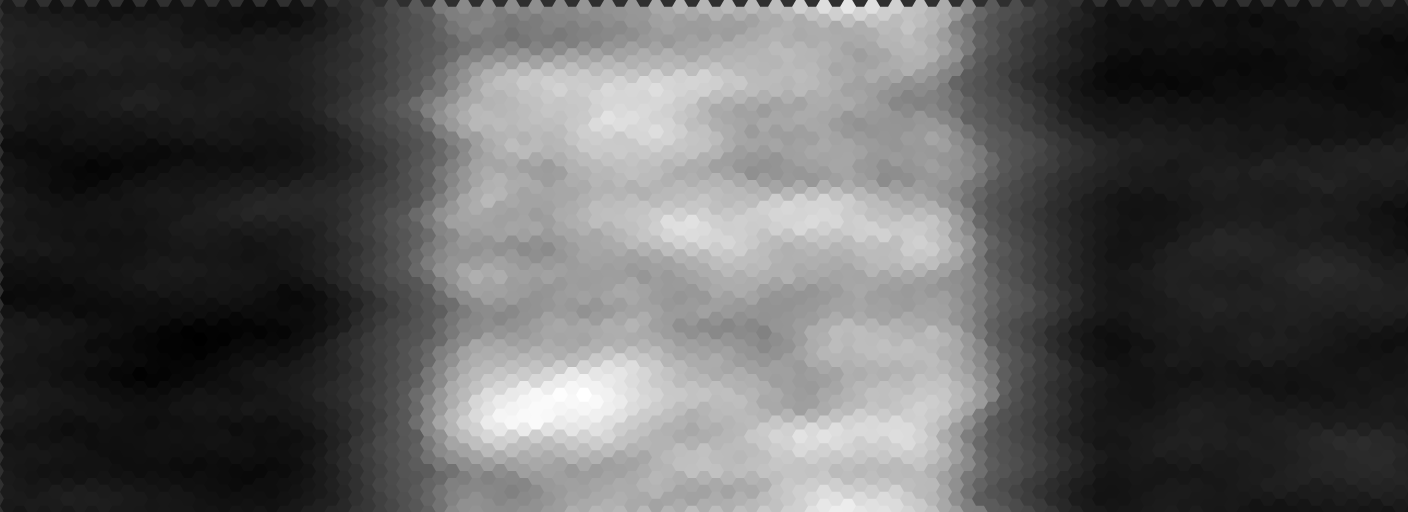
#> input picture Template-Data/map/heightmap.png, 5632 x 2048 px, found by its file name (shown at 1/4 size)
$ python generate_terrain.py
#> lines starting #> are read from the running program, lines starting #| are printed output that depends on the picture
#!/usr/bin/env python3
"""
Generate terrain map for Archon Engine.

Creates:
- terrain.bmp: RGB image where each hexagon province = one terrain type

Reads terrain definitions from terrain.json5 (single source of truth).
RGB colors must match terrain.json5 exactly for the shader to work.
"""

import math
import argparse
import random
import re
import json
from pathlib import Path

try:
    from PIL import Image, ImageDraw
except ImportError:
    print("ERROR: Pillow not installed. Run: pip install Pillow")
    exit(1)


# Terrain colors loaded from terrain.json5
TERRAIN_COLORS = {}  # name -> (r, g, b)


def load_terrain_colors(terrain_json5_path: Path) -> dict:
    """
    Load terrain colors from terrain.json5 (single source of truth).
    Returns dict of terrain_name -> (r, g, b)
    """
    if not terrain_json5_path.exists():
        print(f"ERROR: terrain.json5 not found at {terrain_json5_path}")
        print("Using default colors...")
        return get_default_terrain_colors()

    content = terrain_json5_path.read_text(encoding='utf-8')

    # Strip comments (// style)
    content = re.sub(r'//.*$', '', content, flags=re.MULTILINE)

    # Convert JSON5 unquoted keys to quoted keys for standard JSON parsing
    # Match word characters followed by colon (but not inside strings)
    content = re.sub(r'(\s)(\w+)(\s*:)', r'\1"\2"\3', content)

    # Remove trailing commas before } or ]
    content = re.sub(r',(\s*[}\]])', r'\1', content)

    try:
        data = json.loads(content)
    except json.JSONDecodeError as e:
        print(f"ERROR: Failed to parse terrain.json5: {e}")
        print("Using default colors...")
        return get_default_terrain_colors()

    categories = data.get('categories', {})
    colors = {}

    for name, props in categories.items():
        if 'color' in props and len(props['color']) >= 3:
            colors[name] = tuple(props['color'][:3])

    print(f"Loaded {len(colors)} terrain colors from terrain.json5")
    return colors


def get_default_terrain_colors() -> dict:
    """Fallback default colors if terrain.json5 not found."""
    return {
        "ocean":          (8, 31, 130),
        "inland_ocean":   (55, 90, 220),
        "grasslands":     (86, 124, 27),
        "plains":         (200, 214, 107),
        "hills":          (0, 86, 6),
        "highlands":      (23, 23, 23),
        "mountain":       (65, 42, 17),
        "desert_mountain": (112, 74, 31),
        "snow":           (255, 255, 255),
        "desert":         (206, 169, 99),
        "coastal_desert": (203, 191, 103),
        "savannah":       (180, 160, 80),
        "forest":         (42, 55, 22),
        "jungle":         (0, 100, 0),
        "marsh":          (75, 147, 174),
    }


class PerlinNoise:
    """Simple Perlin noise for terrain variation."""

    def __init__(self, seed: int = 0):
        self.seed = seed
        random.seed(seed)
        self.p = list(range(256))
        random.shuffle(self.p)
        self.p = self.p + self.p

    def _fade(self, t: float) -> float:
        return t * t * t * (t * (t * 6 - 15) + 10)

    def _lerp(self, a: float, b: float, t: float) -> float:
        return a + t * (b - a)

    def _grad(self, hash_val: int, x: float, y: float) -> float:
        h = hash_val & 3
        if h == 0:
            return x + y
        elif h == 1:
            return -x + y
        elif h == 2:
            return x - y
        else:
            return -x - y

    def noise2d(self, x: float, y: float) -> float:
        xi = int(math.floor(x)) & 255
        yi = int(math.floor(y)) & 255
        xf = x - math.floor(x)
        yf = y - math.floor(y)
        u = self._fade(xf)
        v = self._fade(yf)
        aa = self.p[self.p[xi] + yi]
        ab = self.p[self.p[xi] + yi + 1]
        ba = self.p[self.p[xi + 1] + yi]
        bb = self.p[self.p[xi + 1] + yi + 1]
        x1 = self._lerp(self._grad(aa, xf, yf), self._grad(ba, xf - 1, yf), u)
        x2 = self._lerp(self._grad(ab, xf, yf - 1), self._grad(bb, xf - 1, yf - 1), u)
        return self._lerp(x1, x2, v)


def get_terrain_rgb(terrain_name: str) -> tuple[int, int, int]:
    """Get RGB color for a terrain type from loaded colors."""
    global TERRAIN_COLORS
    if terrain_name in TERRAIN_COLORS:
        return TERRAIN_COLORS[terrain_name]
    # Fallback to grasslands or first available
    if "grasslands" in TERRAIN_COLORS:
        return TERRAIN_COLORS["grasslands"]
    if TERRAIN_COLORS:
        return next(iter(TERRAIN_COLORS.values()))
    return (86, 124, 27)  # Default grasslands


def determine_terrain_for_hex(
    height: int,
    cx: float,
    cy: float,
    width: int,
    img_height: int,
    noise: PerlinNoise,
    sea_level: int = 94
) -> str:
    """
    Determine terrain type for a hexagon based on height at center.
    Valid terrain types: grasslands, hills, desert_mountain, desert, plains,
    mountain, marsh, forest, ocean, snow, inland_ocean, coastal_desert,
    savannah, highlands, jungle

    For vertical continent: top = cold/snow, middle = temperate, bottom = hot/desert
    """
    # Normalize coordinates for noise
    nx = cx / width * 8.0
    ny = cy / img_height * 8.0

    # Get noise values for biome variation
    moisture = (noise.noise2d(nx * 2, ny * 2) + 1) / 2

    # Latitude-based temperature: top of map = cold (0), bottom = hot (1)
    # Use y position directly for clear north-south gradient
    base_temperature = cy / img_height  # 0 at top, 1 at bottom

    # Add some noise variation but keep the gradient dominant
    temp_noise = (noise.noise2d(nx * 1.5 + 100, ny * 1.5 + 100) + 1) / 2
    temperature = base_temperature * 0.8 + temp_noise * 0.2

    # Ocean
    if height < sea_level - 5:
        return "ocean"

    # Coastal areas (just above sea level)
    if height < sea_level + 5:
        if moisture > 0.65:
            return "marsh"
        if temperature > 0.75:
            return "coastal_desert"
        return "plains"

    # Inland water (lakes in wet areas)
    if height < sea_level + 8 and moisture > 0.85:
        return "inland_ocean"

    # Normalized land height
    land_height = (height - sea_level) / (255 - sea_level)

    # High mountains and snow (elevation > 0.7)
    if land_height > 0.7:
        if temperature < 0.35:
            return "snow"
        if temperature > 0.7 and moisture < 0.35:
            return "desert_mountain"
        return "mountain"

    # Mountains (elevation 0.5-0.7)
    if land_height > 0.5:
        if temperature < 0.25:
            return "snow"
        if temperature > 0.65 and moisture < 0.35:
            return "desert_mountain"
        return "mountain"

    # Highlands/hills (elevation 0.3-0.5)
    if land_height > 0.3:
        if temperature < 0.3:
            if moisture > 0.5:
                return "forest"
            return "highlands"
        if temperature > 0.7:
            if moisture < 0.3:
                return "desert"
            return "savannah"
        if moisture > 0.65:
            return "forest"
        if moisture < 0.35:
            return "highlands"
        return "hills"

    # Mid-elevation (0.15-0.3)
    if land_height > 0.15:
        if temperature < 0.25:
            return "forest"  # Cold forest (taiga-like)
        if temperature > 0.75:
            if moisture < 0.3:
                return "desert"
            if moisture > 0.7:
                return "jungle"
            return "savannah"
        if moisture > 0.7:
            if temperature > 0.6:
                return "jungle"
            return "forest"
        if moisture > 0.5:
            return "grasslands"
        return "plains"

    # Low elevation (< 0.15)
    if temperature < 0.3:
        if moisture > 0.6:
            return "marsh"
        return "grasslands"
    if temperature > 0.7:
        if moisture < 0.35:
            return "coastal_desert"
        if moisture > 0.7:
            return "jungle"
        return "savannah"
    if moisture > 0.65:
        return "marsh"
    if moisture > 0.45:
        return "grasslands"

    return "plains"


def draw_hexagon(draw: ImageDraw.Draw, cx: float, cy: float, size: float, color: tuple):
    """Draw a filled hexagon centered at (cx, cy)."""
    points = []
    for i in range(6):
        angle = math.pi / 3 * i
        x = cx + size * math.cos(angle)
        y = cy + size * math.sin(angle)
        points.append((x, y))
    draw.polygon(points, fill=color)


def generate_terrain_map(
    heightmap_path: Path,
    output_dir: Path,
    hex_size: float = 32,
    seed: int = 42,
    sea_level: int = 94
) -> None:
    """
    Generate terrain map with hexagonal provinces.
    """
#> called with hex_size = 32, seed = 42, sea_level = 94
    print(f"Loading heightmap: {heightmap_path}")

    heightmap = Image.open(heightmap_path).convert('RGB')
#> heightmap is the input picture: PIL image 5632x2048 RGB; min 0, max 255, mean 87.1
    width, height = heightmap.size
#> width = 5632; height = 2048
    height_pixels = heightmap.load()

    print(f"Heightmap size: {width}x{height}")
#| Heightmap size: 5632x2048
    print(f"Hex size: {hex_size}, Sea level: {sea_level}")

    # Create terrain image with ocean as default
    ocean_rgb = get_terrain_rgb("ocean")
    terrain_img = Image.new('RGB', (width, height), ocean_rgb)
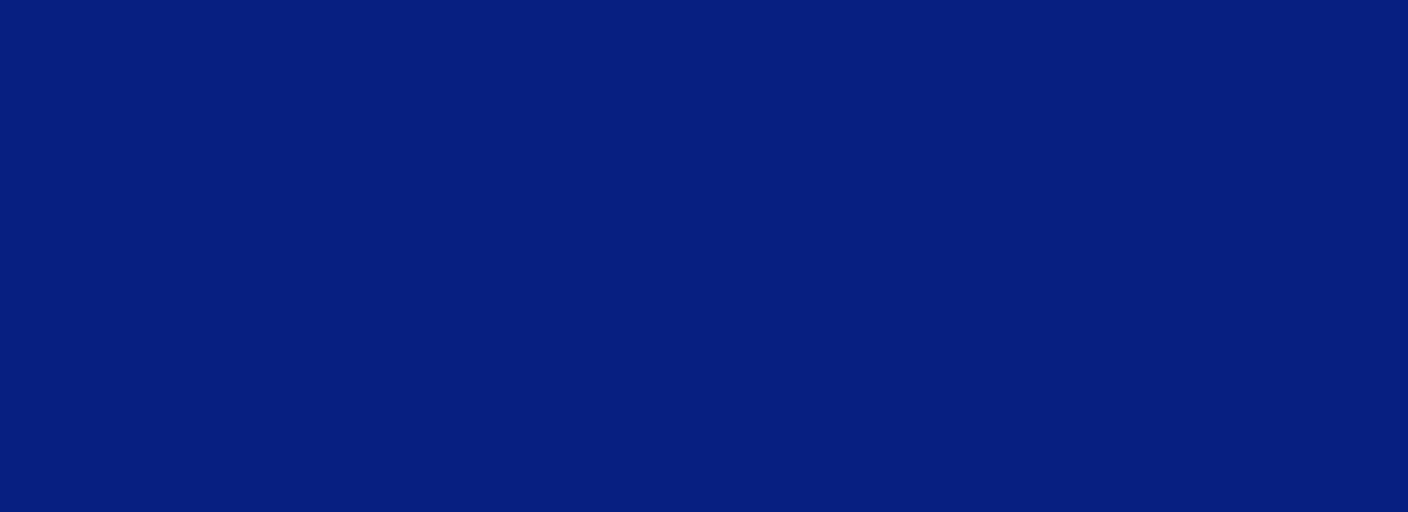
#> terrain_img: PIL image 5632x2048 RGB (shown at 1/4 size); mean R, G, B 8, 31, 130
    draw = ImageDraw.Draw(terrain_img)

    noise = PerlinNoise(seed)

    # Hexagon spacing (must match province map generator!)
    hex_width = hex_size * 2
    hex_height = hex_size * math.sqrt(3)
    col_spacing = hex_width * 0.75
    row_spacing = hex_height

    cols = int(width / col_spacing) + 2
#> cols = 119
    rows = int(height / row_spacing) + 2
#> rows = 38

    terrain_counts = {}
    hex_count = 0

    print(f"Generating {cols}x{rows} hexagon terrain grid...")
#> (printed output is left out)

    for col in range(cols):
        for row in range(rows):
            # Calculate center (must match province generator!)
            cx = col * col_spacing + hex_size
            cy = row * row_spacing + hex_height / 2
            if col % 2 == 1:
                cy += row_spacing / 2

            # Skip if outside bounds
            if cx < -hex_size or cx > width + hex_size:
                continue
            if cy < -hex_size or cy > height + hex_size:
                continue

            # Sample height at hex center
            sample_x = max(0, min(width - 1, int(cx)))
            sample_y = max(0, min(height - 1, int(cy)))
            h = height_pixels[sample_x, sample_y][0]

            # Determine terrain
            terrain_name = determine_terrain_for_hex(
                h, cx, cy, width, height, noise, sea_level
            )

            # Draw hexagon with terrain color
            rgb = get_terrain_rgb(terrain_name)
            draw_hexagon(draw, cx, cy, hex_size, rgb)

            terrain_counts[terrain_name] = terrain_counts.get(terrain_name, 0) + 1
            hex_count += 1

    # Save terrain map as PNG (simple RGB, no palette confusion)
    terrain_path = output_dir / "terrain.png"
    terrain_img.save(terrain_path, "PNG")
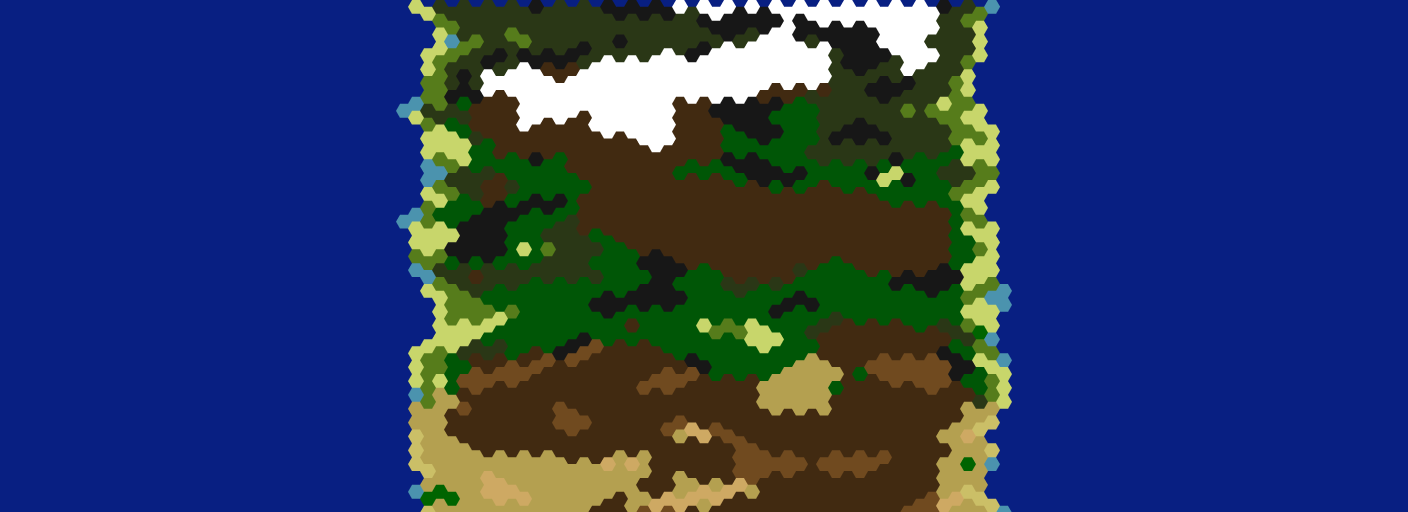
#> saved as terrain.png: PIL image 5632x2048 RGB (shown at 1/4 size); mean R, G, B 39.1, 56.1, 97.3
    print(f"Saved: {terrain_path}")

    # Print distribution
    print(f"\nTerrain distribution ({hex_count} hexagons):")
#| Terrain distribution (4425 hexagons):
    for terrain, count in sorted(terrain_counts.items(), key=lambda x: -x[1]):
        pct = count / hex_count * 100
        print(f"  {terrain}: {count} ({pct:.1f}%)")
#> this loop made 14 passes
#> (terrain, count) on passes 1 to 12: ('ocean', 2619), ('mountain', 579), ('hills', 289), ('forest', 208), ('snow', 152), ('highlands', 146), ('savannah', 141), ('plains', 89), ('grasslands', 73), ('desert_mountain', 71), ('marsh', 21), ('desert', 21)
#|   ocean: 2619 (59.2%)
#|   mountain: 579 (13.1%)
#|   hills: 289 (6.5%)
#|   forest: 208 (4.7%)
#|   snow: 152 (3.4%)
#|   highlands: 146 (3.3%)
#|   savannah: 141 (3.2%)
#|   plains: 89 (2.0%)
#> (further printed lines are left out)


def main():
    global TERRAIN_COLORS

    parser = argparse.ArgumentParser(
        description='Generate terrain map for Archon Engine'
    )
    parser.add_argument(
        '--heightmap', type=str, default='heightmap.png',
        help='Path to heightmap.png (default: heightmap.png in output dir)'
    )
    parser.add_argument(
        '--output', type=str, default='.',
        help='Output directory (default: current directory)'
    )
    parser.add_argument(
        '--hex-size', type=float, default=32,
        help='Hexagon radius - must match province map! (default: 32)'
    )
    parser.add_argument(
        '--seed', type=int, default=42,
        help='Random seed for biome noise (default: 42)'
    )
    parser.add_argument(
        '--sea-level', type=int, default=94,
        help='Sea level grayscale value (default: 94)'
    )

    args = parser.parse_args()

    output_dir = Path(args.output)
    output_dir.mkdir(parents=True, exist_ok=True)

    # Load terrain colors from terrain.json5 (single source of truth)
    terrain_json5_path = output_dir / "terrain.json5"
    TERRAIN_COLORS = load_terrain_colors(terrain_json5_path)

    heightmap_path = Path(args.heightmap)
    if not heightmap_path.is_absolute():
        heightmap_path = output_dir / heightmap_path

    if not heightmap_path.exists():
        print(f"ERROR: Heightmap not found: {heightmap_path}")
        print("Run generate_heightmap.py first!")
        exit(1)

    generate_terrain_map(
        heightmap_path=heightmap_path,
        output_dir=output_dir,
        hex_size=args.hex_size,
        seed=args.seed,
        sea_level=args.sea_level
    )

    print("\nDone!")


if __name__ == '__main__':
    main()
